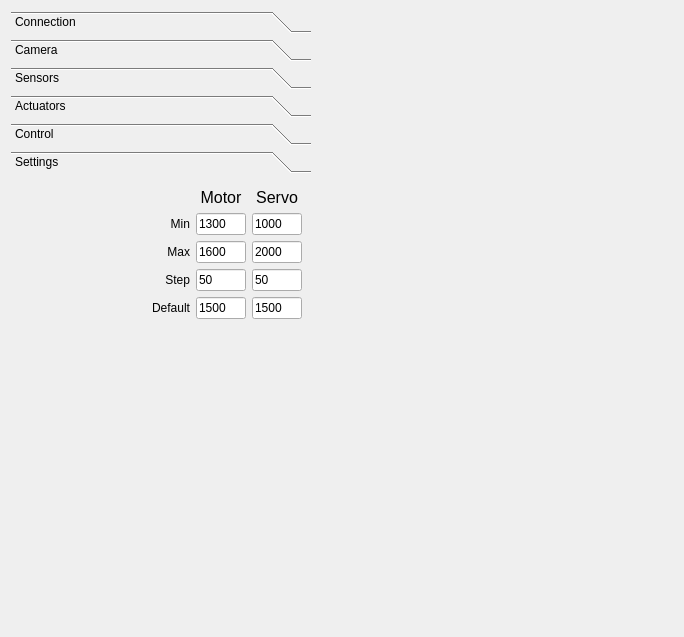
<?xml version="1.0" encoding="UTF-8"?>
<ui version="4.0">
 <class>ClientWindow</class>
 <widget class="QWidget" name="ClientWindow">
  <property name="geometry">
   <rect>
    <x>0</x>
    <y>0</y>
    <width>684</width>
    <height>637</height>
   </rect>
  </property>
  <property name="windowTitle">
   <string>OctoMY™ - Hub Client</string>
  </property>
  <layout class="QGridLayout" name="gridLayout_2">
   <item row="0" column="0">
    <widget class="QToolBox" name="toolBox">
     <property name="sizePolicy">
      <sizepolicy hsizetype="Minimum" vsizetype="Minimum">
       <horstretch>0</horstretch>
       <verstretch>0</verstretch>
      </sizepolicy>
     </property>
     <property name="maximumSize">
      <size>
       <width>300</width>
       <height>16777215</height>
      </size>
     </property>
     <property name="currentIndex">
      <number>5</number>
     </property>
     <widget class="QWidget" name="pageConnection">
      <property name="geometry">
       <rect>
        <x>0</x>
        <y>0</y>
        <width>300</width>
        <height>433</height>
       </rect>
      </property>
      <attribute name="icon">
       <iconset>
        <normalon>:/icons/network.svg</normalon>
       </iconset>
      </attribute>
      <attribute name="label">
       <string>Connection</string>
      </attribute>
      <layout class="QVBoxLayout" name="verticalLayout_6">
       <item>
        <widget class="QLabel" name="labelConnectionStatus">
         <property name="text">
          <string>connection status</string>
         </property>
        </widget>
       </item>
       <item>
        <spacer name="verticalSpacer_4">
         <property name="orientation">
          <enum>Qt::Vertical</enum>
         </property>
         <property name="sizeHint" stdset="0">
          <size>
           <width>20</width>
           <height>528</height>
          </size>
         </property>
        </spacer>
       </item>
      </layout>
     </widget>
     <widget class="QWidget" name="pageCamera">
      <property name="geometry">
       <rect>
        <x>0</x>
        <y>0</y>
        <width>300</width>
        <height>433</height>
       </rect>
      </property>
      <attribute name="icon">
       <iconset>
        <normalon>:/icons/sensor_camera.svg</normalon>
       </iconset>
      </attribute>
      <attribute name="label">
       <string>Camera</string>
      </attribute>
      <layout class="QVBoxLayout" name="verticalLayout_2">
       <item>
        <layout class="QHBoxLayout" name="horizontalLayout_2">
         <item>
          <widget class="QLabel" name="label_6">
           <property name="text">
            <string>Enabled:</string>
           </property>
          </widget>
         </item>
         <item>
          <widget class="TryToggle" name="widgetTryToggleCamera" native="true">
           <property name="sizePolicy">
            <sizepolicy hsizetype="Minimum" vsizetype="Minimum">
             <horstretch>0</horstretch>
             <verstretch>0</verstretch>
            </sizepolicy>
           </property>
           <property name="minimumSize">
            <size>
             <width>30</width>
             <height>0</height>
            </size>
           </property>
          </widget>
         </item>
        </layout>
       </item>
       <item>
        <layout class="QHBoxLayout" name="horizontalLayout_6">
         <item>
          <widget class="QLabel" name="label_5">
           <property name="sizePolicy">
            <sizepolicy hsizetype="Minimum" vsizetype="Minimum">
             <horstretch>0</horstretch>
             <verstretch>0</verstretch>
            </sizepolicy>
           </property>
           <property name="text">
            <string>Resolution:</string>
           </property>
           <property name="alignment">
            <set>Qt::AlignRight|Qt::AlignTrailing|Qt::AlignVCenter</set>
           </property>
          </widget>
         </item>
         <item>
          <widget class="QComboBox" name="comboBoxCameraResolutions">
           <property name="sizePolicy">
            <sizepolicy hsizetype="Expanding" vsizetype="Minimum">
             <horstretch>0</horstretch>
             <verstretch>0</verstretch>
            </sizepolicy>
           </property>
          </widget>
         </item>
        </layout>
       </item>
       <item>
        <layout class="QHBoxLayout" name="horizontalLayout_27">
         <item>
          <widget class="QLabel" name="label_3">
           <property name="sizePolicy">
            <sizepolicy hsizetype="Minimum" vsizetype="Minimum">
             <horstretch>0</horstretch>
             <verstretch>0</verstretch>
            </sizepolicy>
           </property>
           <property name="text">
            <string>Quality:</string>
           </property>
           <property name="alignment">
            <set>Qt::AlignRight|Qt::AlignTrailing|Qt::AlignVCenter</set>
           </property>
          </widget>
         </item>
         <item>
          <widget class="QSlider" name="img_compression_Slider">
           <property name="sizePolicy">
            <sizepolicy hsizetype="Expanding" vsizetype="Minimum">
             <horstretch>0</horstretch>
             <verstretch>0</verstretch>
            </sizepolicy>
           </property>
           <property name="mouseTracking">
            <bool>false</bool>
           </property>
           <property name="maximum">
            <number>100</number>
           </property>
           <property name="singleStep">
            <number>10</number>
           </property>
           <property name="pageStep">
            <number>10</number>
           </property>
           <property name="value">
            <number>75</number>
           </property>
           <property name="sliderPosition">
            <number>75</number>
           </property>
           <property name="tracking">
            <bool>true</bool>
           </property>
           <property name="orientation">
            <enum>Qt::Horizontal</enum>
           </property>
           <property name="invertedAppearance">
            <bool>false</bool>
           </property>
           <property name="tickPosition">
            <enum>QSlider::TicksBelow</enum>
           </property>
           <property name="tickInterval">
            <number>10</number>
           </property>
          </widget>
         </item>
         <item>
          <widget class="QLabel" name="compr_rate_label">
           <property name="sizePolicy">
            <sizepolicy hsizetype="Minimum" vsizetype="Minimum">
             <horstretch>0</horstretch>
             <verstretch>0</verstretch>
            </sizepolicy>
           </property>
           <property name="maximumSize">
            <size>
             <width>30</width>
             <height>16777215</height>
            </size>
           </property>
           <property name="text">
            <string>75</string>
           </property>
          </widget>
         </item>
        </layout>
       </item>
       <item>
        <layout class="QHBoxLayout" name="horizontalLayout_11">
         <item>
          <widget class="QLabel" name="label_10">
           <property name="sizePolicy">
            <sizepolicy hsizetype="Minimum" vsizetype="Minimum">
             <horstretch>0</horstretch>
             <verstretch>0</verstretch>
            </sizepolicy>
           </property>
           <property name="frameShape">
            <enum>QFrame::NoFrame</enum>
           </property>
           <property name="frameShadow">
            <enum>QFrame::Plain</enum>
           </property>
           <property name="text">
            <string>FPS:</string>
           </property>
          </widget>
         </item>
         <item>
          <widget class="QLabel" name="fps_label">
           <property name="sizePolicy">
            <sizepolicy hsizetype="Expanding" vsizetype="Minimum">
             <horstretch>0</horstretch>
             <verstretch>0</verstretch>
            </sizepolicy>
           </property>
           <property name="text">
            <string>0</string>
           </property>
           <property name="alignment">
            <set>Qt::AlignCenter</set>
           </property>
          </widget>
         </item>
         <item>
          <widget class="QLabel" name="label_9">
           <property name="sizePolicy">
            <sizepolicy hsizetype="Minimum" vsizetype="Minimum">
             <horstretch>0</horstretch>
             <verstretch>0</verstretch>
            </sizepolicy>
           </property>
           <property name="text">
            <string>Bytes:</string>
           </property>
          </widget>
         </item>
         <item>
          <widget class="QLabel" name="size_image_label">
           <property name="sizePolicy">
            <sizepolicy hsizetype="Expanding" vsizetype="Minimum">
             <horstretch>0</horstretch>
             <verstretch>0</verstretch>
            </sizepolicy>
           </property>
           <property name="text">
            <string>0</string>
           </property>
           <property name="alignment">
            <set>Qt::AlignCenter</set>
           </property>
          </widget>
         </item>
         <item>
          <widget class="QCheckBox" name="checkBoxSave">
           <property name="text">
            <string>Save</string>
           </property>
          </widget>
         </item>
        </layout>
       </item>
       <item>
        <layout class="QHBoxLayout" name="horizontalLayout_28">
         <item>
          <widget class="QCheckBox" name="ima_resize_checkBox">
           <property name="sizePolicy">
            <sizepolicy hsizetype="Minimum" vsizetype="Minimum">
             <horstretch>0</horstretch>
             <verstretch>0</verstretch>
            </sizepolicy>
           </property>
           <property name="text">
            <string>Resize to</string>
           </property>
           <property name="checked">
            <bool>false</bool>
           </property>
          </widget>
         </item>
         <item>
          <widget class="QLineEdit" name="ima_width_lineEdit">
           <property name="enabled">
            <bool>true</bool>
           </property>
           <property name="sizePolicy">
            <sizepolicy hsizetype="Minimum" vsizetype="Minimum">
             <horstretch>0</horstretch>
             <verstretch>0</verstretch>
            </sizepolicy>
           </property>
           <property name="maximumSize">
            <size>
             <width>50</width>
             <height>16777215</height>
            </size>
           </property>
           <property name="text">
            <string>80</string>
           </property>
           <property name="maxLength">
            <number>6</number>
           </property>
          </widget>
         </item>
         <item>
          <widget class="QLabel" name="ima_height_label">
           <property name="sizePolicy">
            <sizepolicy hsizetype="Minimum" vsizetype="Minimum">
             <horstretch>0</horstretch>
             <verstretch>0</verstretch>
            </sizepolicy>
           </property>
           <property name="text">
            <string>x</string>
           </property>
          </widget>
         </item>
         <item>
          <widget class="QLineEdit" name="ima_height_lineEdit">
           <property name="enabled">
            <bool>true</bool>
           </property>
           <property name="sizePolicy">
            <sizepolicy hsizetype="Minimum" vsizetype="Minimum">
             <horstretch>0</horstretch>
             <verstretch>0</verstretch>
            </sizepolicy>
           </property>
           <property name="maximumSize">
            <size>
             <width>50</width>
             <height>16777215</height>
            </size>
           </property>
           <property name="text">
            <string>64</string>
           </property>
           <property name="maxLength">
            <number>6</number>
           </property>
          </widget>
         </item>
         <item>
          <spacer name="horizontalSpacer_2">
           <property name="orientation">
            <enum>Qt::Horizontal</enum>
           </property>
           <property name="sizeHint" stdset="0">
            <size>
             <width>40</width>
             <height>20</height>
            </size>
           </property>
          </spacer>
         </item>
        </layout>
       </item>
       <item>
        <layout class="QHBoxLayout" name="horizontalLayout_22">
         <item>
          <widget class="QRadioButton" name="ima_color_radioButton">
           <property name="sizePolicy">
            <sizepolicy hsizetype="Minimum" vsizetype="Minimum">
             <horstretch>0</horstretch>
             <verstretch>0</verstretch>
            </sizepolicy>
           </property>
           <property name="text">
            <string>RGB</string>
           </property>
           <property name="checked">
            <bool>true</bool>
           </property>
          </widget>
         </item>
         <item>
          <widget class="QRadioButton" name="ima_gray_radioButton">
           <property name="sizePolicy">
            <sizepolicy hsizetype="Minimum" vsizetype="Minimum">
             <horstretch>0</horstretch>
             <verstretch>0</verstretch>
            </sizepolicy>
           </property>
           <property name="text">
            <string>Grayscale</string>
           </property>
          </widget>
         </item>
        </layout>
       </item>
       <item>
        <widget class="TryToggle" name="widgetTryToggleSnapshot" native="true">
         <property name="sizePolicy">
          <sizepolicy hsizetype="Minimum" vsizetype="Minimum">
           <horstretch>0</horstretch>
           <verstretch>0</verstretch>
          </sizepolicy>
         </property>
         <property name="minimumSize">
          <size>
           <width>30</width>
           <height>0</height>
          </size>
         </property>
        </widget>
       </item>
       <item>
        <spacer name="verticalSpacer_3">
         <property name="orientation">
          <enum>Qt::Vertical</enum>
         </property>
         <property name="sizeHint" stdset="0">
          <size>
           <width>20</width>
           <height>40</height>
          </size>
         </property>
        </spacer>
       </item>
      </layout>
     </widget>
     <widget class="QWidget" name="pageSensors">
      <property name="geometry">
       <rect>
        <x>0</x>
        <y>0</y>
        <width>300</width>
        <height>433</height>
       </rect>
      </property>
      <attribute name="icon">
       <iconset>
        <normalon>:/icons/pose.svg</normalon>
       </iconset>
      </attribute>
      <attribute name="label">
       <string>Sensors</string>
      </attribute>
      <layout class="QVBoxLayout" name="verticalLayout_3">
       <item>
        <widget class="QLabel" name="labelSensors">
         <property name="sizePolicy">
          <sizepolicy hsizetype="Expanding" vsizetype="Expanding">
           <horstretch>0</horstretch>
           <verstretch>0</verstretch>
          </sizepolicy>
         </property>
         <property name="minimumSize">
          <size>
           <width>0</width>
           <height>0</height>
          </size>
         </property>
         <property name="font">
          <font>
           <family>Optima</family>
           <pointsize>12</pointsize>
           <weight>50</weight>
           <bold>false</bold>
          </font>
         </property>
         <property name="text">
          <string>sensor values</string>
         </property>
         <property name="alignment">
          <set>Qt::AlignLeading|Qt::AlignLeft|Qt::AlignTop</set>
         </property>
        </widget>
       </item>
      </layout>
     </widget>
     <widget class="QWidget" name="pageIOIO">
      <property name="geometry">
       <rect>
        <x>0</x>
        <y>0</y>
        <width>300</width>
        <height>433</height>
       </rect>
      </property>
      <attribute name="icon">
       <iconset>
        <normalon>:/icons/servo.svg</normalon>
       </iconset>
      </attribute>
      <attribute name="label">
       <string>Actuators</string>
      </attribute>
      <layout class="QVBoxLayout" name="verticalLayout">
       <item>
        <layout class="QHBoxLayout" name="horizontalLayout_20">
         <item>
          <widget class="QRadioButton" name="rc_radioButton">
           <property name="text">
            <string>RC </string>
           </property>
          </widget>
         </item>
         <item>
          <widget class="QRadioButton" name="explore_radioButton">
           <property name="minimumSize">
            <size>
             <width>60</width>
             <height>0</height>
            </size>
           </property>
           <property name="text">
            <string>Explore</string>
           </property>
          </widget>
         </item>
         <item>
          <widget class="QCheckBox" name="ioio_inv_checkBox">
           <property name="sizePolicy">
            <sizepolicy hsizetype="Minimum" vsizetype="Minimum">
             <horstretch>0</horstretch>
             <verstretch>0</verstretch>
            </sizepolicy>
           </property>
           <property name="text">
            <string>Inverted</string>
           </property>
           <property name="checked">
            <bool>true</bool>
           </property>
          </widget>
         </item>
        </layout>
       </item>
       <item>
        <widget class="QLabel" name="ioio_values_label">
         <property name="sizePolicy">
          <sizepolicy hsizetype="Expanding" vsizetype="Expanding">
           <horstretch>0</horstretch>
           <verstretch>0</verstretch>
          </sizepolicy>
         </property>
         <property name="minimumSize">
          <size>
           <width>0</width>
           <height>0</height>
          </size>
         </property>
         <property name="maximumSize">
          <size>
           <width>1000</width>
           <height>1000</height>
          </size>
         </property>
         <property name="font">
          <font>
           <family>Optima</family>
           <pointsize>12</pointsize>
          </font>
         </property>
         <property name="text">
          <string>ioio values</string>
         </property>
         <property name="alignment">
          <set>Qt::AlignLeading|Qt::AlignLeft|Qt::AlignTop</set>
         </property>
        </widget>
       </item>
      </layout>
     </widget>
     <widget class="QWidget" name="pageControl">
      <property name="geometry">
       <rect>
        <x>0</x>
        <y>0</y>
        <width>300</width>
        <height>433</height>
       </rect>
      </property>
      <attribute name="icon">
       <iconset>
        <normalon>:/icons/remote.svg</normalon>
       </iconset>
      </attribute>
      <attribute name="label">
       <string>Control</string>
      </attribute>
      <layout class="QVBoxLayout" name="verticalLayout_4">
       <item>
        <widget class="QLabel" name="ioio_label_2">
         <property name="sizePolicy">
          <sizepolicy hsizetype="Minimum" vsizetype="Minimum">
           <horstretch>0</horstretch>
           <verstretch>0</verstretch>
          </sizepolicy>
         </property>
         <property name="font">
          <font>
           <pointsize>12</pointsize>
          </font>
         </property>
         <property name="text">
          <string>Commands</string>
         </property>
         <property name="alignment">
          <set>Qt::AlignCenter</set>
         </property>
        </widget>
       </item>
       <item>
        <layout class="QGridLayout" name="gridLayout">
         <item row="0" column="2">
          <widget class="QLabel" name="up_label">
           <property name="sizePolicy">
            <sizepolicy hsizetype="Minimum" vsizetype="Minimum">
             <horstretch>0</horstretch>
             <verstretch>0</verstretch>
            </sizepolicy>
           </property>
           <property name="layoutDirection">
            <enum>Qt::LeftToRight</enum>
           </property>
           <property name="text">
            <string>FORWARD</string>
           </property>
           <property name="alignment">
            <set>Qt::AlignCenter</set>
           </property>
          </widget>
         </item>
         <item row="1" column="1">
          <widget class="QLabel" name="left_label">
           <property name="sizePolicy">
            <sizepolicy hsizetype="Minimum" vsizetype="Minimum">
             <horstretch>0</horstretch>
             <verstretch>0</verstretch>
            </sizepolicy>
           </property>
           <property name="layoutDirection">
            <enum>Qt::LeftToRight</enum>
           </property>
           <property name="text">
            <string>LEFT</string>
           </property>
           <property name="alignment">
            <set>Qt::AlignCenter</set>
           </property>
          </widget>
         </item>
         <item row="3" column="1" colspan="3">
          <widget class="QProgressBar" name="servo_progressBar">
           <property name="sizePolicy">
            <sizepolicy hsizetype="Minimum" vsizetype="Minimum">
             <horstretch>0</horstretch>
             <verstretch>0</verstretch>
            </sizepolicy>
           </property>
           <property name="minimum">
            <number>1000</number>
           </property>
           <property name="maximum">
            <number>2000</number>
           </property>
           <property name="value">
            <number>1500</number>
           </property>
           <property name="textVisible">
            <bool>false</bool>
           </property>
          </widget>
         </item>
         <item row="0" column="0" rowspan="4">
          <widget class="QProgressBar" name="motor_progressBar">
           <property name="sizePolicy">
            <sizepolicy hsizetype="Minimum" vsizetype="Minimum">
             <horstretch>0</horstretch>
             <verstretch>0</verstretch>
            </sizepolicy>
           </property>
           <property name="minimum">
            <number>1000</number>
           </property>
           <property name="maximum">
            <number>2000</number>
           </property>
           <property name="value">
            <number>1500</number>
           </property>
           <property name="orientation">
            <enum>Qt::Vertical</enum>
           </property>
          </widget>
         </item>
         <item row="2" column="2">
          <widget class="QLabel" name="down_label">
           <property name="sizePolicy">
            <sizepolicy hsizetype="Minimum" vsizetype="Minimum">
             <horstretch>0</horstretch>
             <verstretch>0</verstretch>
            </sizepolicy>
           </property>
           <property name="layoutDirection">
            <enum>Qt::LeftToRight</enum>
           </property>
           <property name="text">
            <string>BACKWARD</string>
           </property>
           <property name="alignment">
            <set>Qt::AlignCenter</set>
           </property>
          </widget>
         </item>
         <item row="1" column="3">
          <widget class="QLabel" name="right_label">
           <property name="sizePolicy">
            <sizepolicy hsizetype="Minimum" vsizetype="Minimum">
             <horstretch>0</horstretch>
             <verstretch>0</verstretch>
            </sizepolicy>
           </property>
           <property name="layoutDirection">
            <enum>Qt::LeftToRight</enum>
           </property>
           <property name="text">
            <string>RIGHT</string>
           </property>
           <property name="alignment">
            <set>Qt::AlignCenter</set>
           </property>
          </widget>
         </item>
        </layout>
       </item>
       <item>
        <widget class="CompasWidget" name="widgetCompas" native="true">
         <property name="minimumSize">
          <size>
           <width>0</width>
           <height>200</height>
          </size>
         </property>
        </widget>
       </item>
       <item>
        <spacer name="verticalSpacer">
         <property name="orientation">
          <enum>Qt::Vertical</enum>
         </property>
         <property name="sizeHint" stdset="0">
          <size>
           <width>20</width>
           <height>249</height>
          </size>
         </property>
        </spacer>
       </item>
      </layout>
     </widget>
     <widget class="QWidget" name="pageSettings">
      <property name="geometry">
       <rect>
        <x>0</x>
        <y>0</y>
        <width>300</width>
        <height>433</height>
       </rect>
      </property>
      <attribute name="icon">
       <iconset>
        <normalon>:/icons/settings.svg</normalon>
       </iconset>
      </attribute>
      <attribute name="label">
       <string>Settings</string>
      </attribute>
      <layout class="QVBoxLayout" name="verticalLayout_5">
       <item>
        <layout class="QGridLayout" name="gridLayout_3">
         <item row="3" column="1">
          <widget class="QLineEdit" name="step_motor_lineEdit">
           <property name="sizePolicy">
            <sizepolicy hsizetype="Expanding" vsizetype="Minimum">
             <horstretch>0</horstretch>
             <verstretch>0</verstretch>
            </sizepolicy>
           </property>
           <property name="maximumSize">
            <size>
             <width>50</width>
             <height>16777215</height>
            </size>
           </property>
           <property name="text">
            <string>50</string>
           </property>
          </widget>
         </item>
         <item row="1" column="0">
          <widget class="QLabel" name="label_17">
           <property name="sizePolicy">
            <sizepolicy hsizetype="Minimum" vsizetype="Minimum">
             <horstretch>0</horstretch>
             <verstretch>0</verstretch>
            </sizepolicy>
           </property>
           <property name="text">
            <string>Min</string>
           </property>
           <property name="alignment">
            <set>Qt::AlignRight|Qt::AlignTrailing|Qt::AlignVCenter</set>
           </property>
          </widget>
         </item>
         <item row="2" column="0">
          <widget class="QLabel" name="label_23">
           <property name="sizePolicy">
            <sizepolicy hsizetype="Minimum" vsizetype="Minimum">
             <horstretch>0</horstretch>
             <verstretch>0</verstretch>
            </sizepolicy>
           </property>
           <property name="text">
            <string>Max</string>
           </property>
           <property name="alignment">
            <set>Qt::AlignRight|Qt::AlignTrailing|Qt::AlignVCenter</set>
           </property>
          </widget>
         </item>
         <item row="4" column="0">
          <widget class="QLabel" name="label_28">
           <property name="sizePolicy">
            <sizepolicy hsizetype="Minimum" vsizetype="Minimum">
             <horstretch>0</horstretch>
             <verstretch>0</verstretch>
            </sizepolicy>
           </property>
           <property name="text">
            <string>Default</string>
           </property>
           <property name="alignment">
            <set>Qt::AlignRight|Qt::AlignTrailing|Qt::AlignVCenter</set>
           </property>
          </widget>
         </item>
         <item row="2" column="1">
          <widget class="QLineEdit" name="motor_max_lineEdit">
           <property name="sizePolicy">
            <sizepolicy hsizetype="Expanding" vsizetype="Minimum">
             <horstretch>0</horstretch>
             <verstretch>0</verstretch>
            </sizepolicy>
           </property>
           <property name="maximumSize">
            <size>
             <width>50</width>
             <height>16777215</height>
            </size>
           </property>
           <property name="text">
            <string>1600</string>
           </property>
          </widget>
         </item>
         <item row="1" column="1">
          <widget class="QLineEdit" name="motor_min_lineEdit">
           <property name="sizePolicy">
            <sizepolicy hsizetype="Expanding" vsizetype="Minimum">
             <horstretch>0</horstretch>
             <verstretch>0</verstretch>
            </sizepolicy>
           </property>
           <property name="maximumSize">
            <size>
             <width>50</width>
             <height>16777215</height>
            </size>
           </property>
           <property name="text">
            <string>1300</string>
           </property>
          </widget>
         </item>
         <item row="3" column="0">
          <widget class="QLabel" name="label_30">
           <property name="sizePolicy">
            <sizepolicy hsizetype="Minimum" vsizetype="Minimum">
             <horstretch>0</horstretch>
             <verstretch>0</verstretch>
            </sizepolicy>
           </property>
           <property name="text">
            <string>Step</string>
           </property>
           <property name="alignment">
            <set>Qt::AlignRight|Qt::AlignTrailing|Qt::AlignVCenter</set>
           </property>
          </widget>
         </item>
         <item row="1" column="2">
          <widget class="QLineEdit" name="servo_min_lineEdit">
           <property name="sizePolicy">
            <sizepolicy hsizetype="Expanding" vsizetype="Minimum">
             <horstretch>0</horstretch>
             <verstretch>0</verstretch>
            </sizepolicy>
           </property>
           <property name="maximumSize">
            <size>
             <width>50</width>
             <height>16777215</height>
            </size>
           </property>
           <property name="text">
            <string>1000</string>
           </property>
          </widget>
         </item>
         <item row="0" column="2">
          <widget class="QLabel" name="label_16">
           <property name="font">
            <font>
             <pointsize>12</pointsize>
            </font>
           </property>
           <property name="text">
            <string>Servo</string>
           </property>
           <property name="alignment">
            <set>Qt::AlignCenter</set>
           </property>
          </widget>
         </item>
         <item row="4" column="1">
          <widget class="QLineEdit" name="default_motor_lineEdit">
           <property name="sizePolicy">
            <sizepolicy hsizetype="Expanding" vsizetype="Minimum">
             <horstretch>0</horstretch>
             <verstretch>0</verstretch>
            </sizepolicy>
           </property>
           <property name="maximumSize">
            <size>
             <width>50</width>
             <height>16777215</height>
            </size>
           </property>
           <property name="text">
            <string>1500</string>
           </property>
          </widget>
         </item>
         <item row="2" column="2">
          <widget class="QLineEdit" name="servo_max_lineEdit">
           <property name="sizePolicy">
            <sizepolicy hsizetype="Expanding" vsizetype="Minimum">
             <horstretch>0</horstretch>
             <verstretch>0</verstretch>
            </sizepolicy>
           </property>
           <property name="maximumSize">
            <size>
             <width>50</width>
             <height>16777215</height>
            </size>
           </property>
           <property name="text">
            <string>2000</string>
           </property>
          </widget>
         </item>
         <item row="3" column="2">
          <widget class="QLineEdit" name="step_servo_lineEdit">
           <property name="sizePolicy">
            <sizepolicy hsizetype="Minimum" vsizetype="Minimum">
             <horstretch>0</horstretch>
             <verstretch>0</verstretch>
            </sizepolicy>
           </property>
           <property name="maximumSize">
            <size>
             <width>50</width>
             <height>16777215</height>
            </size>
           </property>
           <property name="text">
            <string>50</string>
           </property>
          </widget>
         </item>
         <item row="4" column="2">
          <widget class="QLineEdit" name="default_servo_lineEdit">
           <property name="sizePolicy">
            <sizepolicy hsizetype="Expanding" vsizetype="Minimum">
             <horstretch>0</horstretch>
             <verstretch>0</verstretch>
            </sizepolicy>
           </property>
           <property name="maximumSize">
            <size>
             <width>50</width>
             <height>16777215</height>
            </size>
           </property>
           <property name="text">
            <string>1500</string>
           </property>
          </widget>
         </item>
         <item row="0" column="1">
          <widget class="QLabel" name="label_15">
           <property name="font">
            <font>
             <pointsize>12</pointsize>
            </font>
           </property>
           <property name="text">
            <string>Motor</string>
           </property>
           <property name="alignment">
            <set>Qt::AlignCenter</set>
           </property>
          </widget>
         </item>
        </layout>
       </item>
       <item>
        <spacer name="verticalSpacer_2">
         <property name="orientation">
          <enum>Qt::Vertical</enum>
         </property>
         <property name="sizeHint" stdset="0">
          <size>
           <width>20</width>
           <height>571</height>
          </size>
         </property>
        </spacer>
       </item>
      </layout>
     </widget>
    </widget>
   </item>
   <item row="0" column="1">
    <widget class="QWidget" name="widget" native="true">
     <property name="sizePolicy">
      <sizepolicy hsizetype="Expanding" vsizetype="Expanding">
       <horstretch>0</horstretch>
       <verstretch>0</verstretch>
      </sizepolicy>
     </property>
    </widget>
   </item>
  </layout>
 </widget>
 <customwidgets>
  <customwidget>
   <class>TryToggle</class>
   <extends>QWidget</extends>
   <header>widgets/TryToggle.hpp</header>
   <container>1</container>
  </customwidget>
  <customwidget>
   <class>CompasWidget</class>
   <extends>QWidget</extends>
   <header>widgets/CompasWidget.hpp</header>
   <container>1</container>
  </customwidget>
 </customwidgets>
 <resources/>
 <connections/>
</ui>
